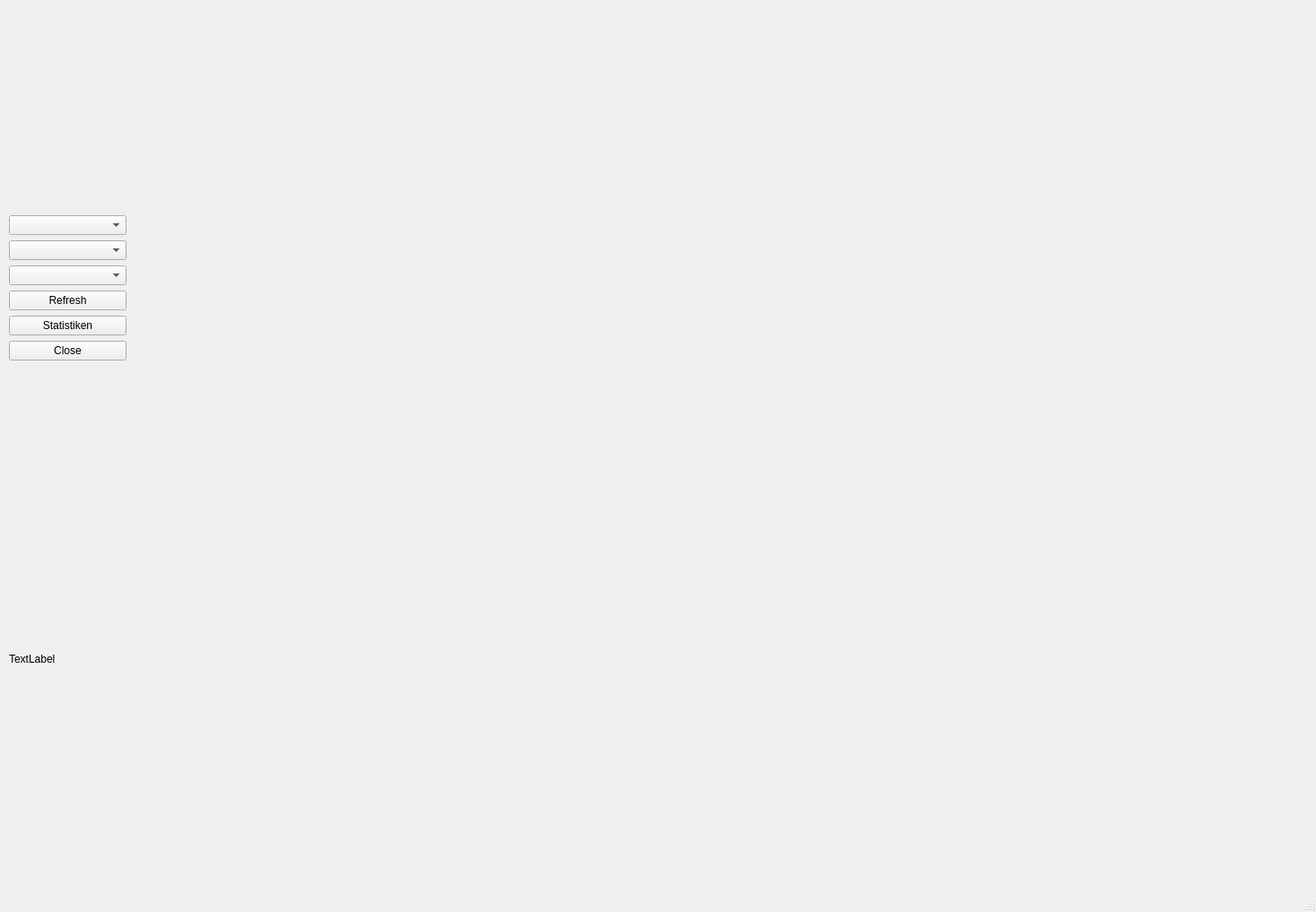
<?xml version="1.0" encoding="UTF-8"?>
<ui version="4.0">
 <class>Incomestatement</class>
 <widget class="QMainWindow" name="Incomestatement">
  <property name="geometry">
   <rect>
    <x>0</x>
    <y>0</y>
    <width>1467</width>
    <height>1017</height>
   </rect>
  </property>
  <property name="windowTitle">
   <string>Incomestatement</string>
  </property>
  <widget class="QWidget" name="centralwidget">
   <widget class="QWidget" name="verticalLayoutWidget_2">
    <property name="geometry">
     <rect>
      <x>10</x>
      <y>240</y>
      <width>131</width>
      <height>721</height>
     </rect>
    </property>
    <layout class="QVBoxLayout" name="verticalLayout_3">
     <item>
      <widget class="QComboBox" name="comboBox_3"/>
     </item>
     <item>
      <widget class="QComboBox" name="comboBox_2"/>
     </item>
     <item>
      <widget class="QComboBox" name="comboBox"/>
     </item>
     <item>
      <widget class="QPushButton" name="refresh_b">
       <property name="text">
        <string>Refresh</string>
       </property>
      </widget>
     </item>
     <item>
      <widget class="QPushButton" name="b_stats">
       <property name="text">
        <string>Statistiken</string>
       </property>
      </widget>
     </item>
     <item>
      <widget class="QPushButton" name="b_close">
       <property name="text">
        <string>Close</string>
       </property>
      </widget>
     </item>
     <item>
      <spacer name="verticalSpacer">
       <property name="orientation">
        <enum>Qt::Vertical</enum>
       </property>
       <property name="sizeType">
        <enum>QSizePolicy::Fixed</enum>
       </property>
       <property name="sizeHint" stdset="0">
        <size>
         <width>20</width>
         <height>100</height>
        </size>
       </property>
      </spacer>
     </item>
     <item>
      <widget class="QLabel" name="logo">
       <property name="text">
        <string>TextLabel</string>
       </property>
      </widget>
     </item>
    </layout>
   </widget>
   <widget class="QWidget" name="horizontalLayoutWidget">
    <property name="geometry">
     <rect>
      <x>150</x>
      <y>0</y>
      <width>1311</width>
      <height>971</height>
     </rect>
    </property>
    <layout class="QHBoxLayout" name="horizontalLayout">
     <item>
      <layout class="QVBoxLayout" name="verticalLayout"/>
     </item>
     <item>
      <layout class="QVBoxLayout" name="verticalLayout_2"/>
     </item>
    </layout>
   </widget>
  </widget>
  <widget class="QMenuBar" name="menubar">
   <property name="geometry">
    <rect>
     <x>0</x>
     <y>0</y>
     <width>1467</width>
     <height>22</height>
    </rect>
   </property>
  </widget>
  <widget class="QStatusBar" name="statusbar"/>
 </widget>
 <resources/>
 <connections/>
</ui>
